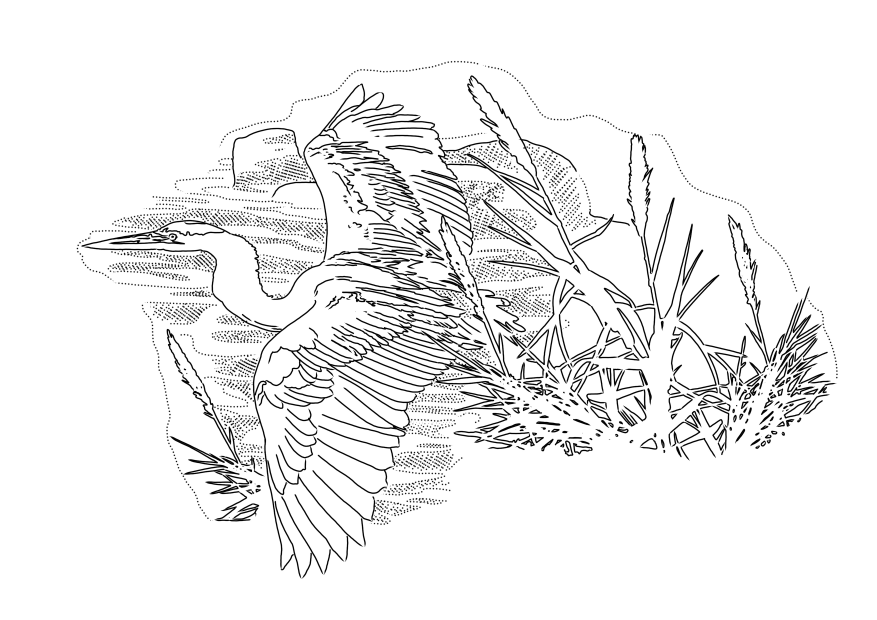
#> input picture uploads/b/M001.jpg, 3508 x 2480 px, found by its file name (shown at 1/4 size); its folder holds only this picture in this run
$ python img_process.py
#> lines starting #> are read from the running program, lines starting #| are printed output that depends on the picture
import os
import numpy as np
import cv2

def get_combine():
    output_dir='/home/ubuntu/flaskapp/uploads/c'
    if not os.path.exists(output_dir):
        os.makedirs(output_dir)
    input_dir='/home/ubuntu/flaskapp/uploads/b'
    b_dir='/home/ubuntu/flaskapp/uploads/a'
    H=256
    skipped = 0
    for f in os.listdir(input_dir):
        src_path=os.path.join(input_dir,f)
        img1=cv2.imread(src_path)
#> img1 is the input picture: shape (2480, 3508, 3); min 0, max 255, mean 238.8
        flag=0
        sibling_path = os.path.join(b_dir, f)
        if os.path.exists(sibling_path):
            img2 = cv2.imread(sibling_path)
            flag=1
            print(flag)
        if(flag==0):
            continue
        img1=cv2.resize(img1, (H,H))
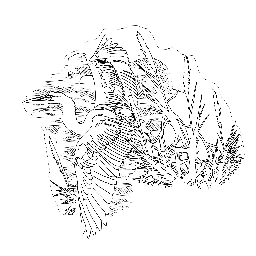
#> img1: shape (256, 256, 3); min 0, max 255, mean 238.8
        img2=cv2.resize(img2, (H,H))
        vis = np.zeros((H, 2*H,3), np.uint8)
        vis[:H, :H] = img1
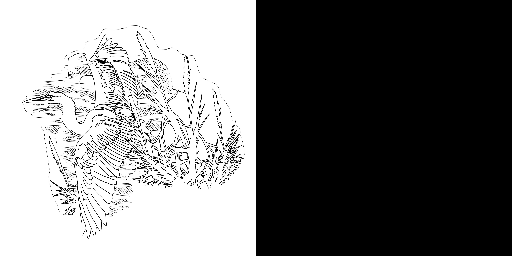
#> vis: shape (256, 512, 3); min 0, max 255, mean 119.4
        vis[:H, H:2*H] = img2
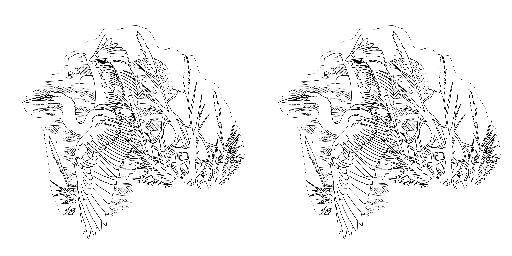
#> vis: shape (256, 512, 3); min 0, max 255, mean 238.8
        ff=f.split('.')
        dst_path = os.path.join(output_dir, ff[0] + ".png")
        cv2.imwrite(dst_path,vis)

            # complete()
get_combine()
